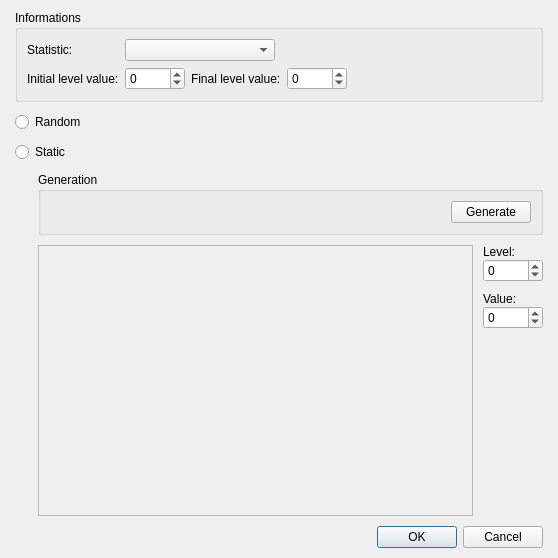
<?xml version="1.0" encoding="UTF-8"?>
<ui version="4.0">
 <class>DialogSystemStatisticProgression</class>
 <widget class="QDialog" name="DialogSystemStatisticProgression">
  <property name="geometry">
   <rect>
    <x>0</x>
    <y>0</y>
    <width>558</width>
    <height>558</height>
   </rect>
  </property>
  <property name="windowTitle">
   <string>Statistic progression...</string>
  </property>
  <layout class="QGridLayout" name="gridLayout_5">
   <property name="leftMargin">
    <number>15</number>
   </property>
   <property name="topMargin">
    <number>10</number>
   </property>
   <property name="rightMargin">
    <number>15</number>
   </property>
   <property name="bottomMargin">
    <number>10</number>
   </property>
   <item row="0" column="0">
    <layout class="QVBoxLayout" name="verticalLayout_4" stretch="0,1,0">
     <property name="spacing">
      <number>10</number>
     </property>
     <item>
      <widget class="QGroupBox" name="groupBox_2">
       <property name="title">
        <string>Informations</string>
       </property>
       <layout class="QGridLayout" name="gridLayout_4">
        <item row="0" column="0">
         <layout class="QGridLayout" name="gridLayout_2">
          <item row="0" column="0">
           <widget class="QLabel" name="label_5">
            <property name="text">
             <string>Statistic:</string>
            </property>
           </widget>
          </item>
          <item row="0" column="1" colspan="2">
           <widget class="QComboBox" name="comboBoxStatistic">
            <property name="minimumSize">
             <size>
              <width>150</width>
              <height>0</height>
             </size>
            </property>
            <property name="maximumSize">
             <size>
              <width>150</width>
              <height>16777215</height>
             </size>
            </property>
           </widget>
          </item>
          <item row="0" column="3" colspan="3">
           <spacer name="horizontalSpacer_4">
            <property name="orientation">
             <enum>Qt::Horizontal</enum>
            </property>
            <property name="sizeHint" stdset="0">
             <size>
              <width>198</width>
              <height>20</height>
             </size>
            </property>
           </spacer>
          </item>
          <item row="1" column="0">
           <widget class="QLabel" name="label">
            <property name="text">
             <string>Initial level value:</string>
            </property>
           </widget>
          </item>
          <item row="1" column="1">
           <widget class="QSpinBox" name="spinBoxInitial">
            <property name="minimumSize">
             <size>
              <width>60</width>
              <height>0</height>
             </size>
            </property>
            <property name="maximumSize">
             <size>
              <width>60</width>
              <height>16777215</height>
             </size>
            </property>
            <property name="minimum">
             <number>-999999999</number>
            </property>
            <property name="maximum">
             <number>999999999</number>
            </property>
           </widget>
          </item>
          <item row="1" column="2" colspan="2">
           <widget class="QLabel" name="label_2">
            <property name="text">
             <string>Final level value:</string>
            </property>
           </widget>
          </item>
          <item row="1" column="4">
           <widget class="QSpinBox" name="spinBoxFinal">
            <property name="minimumSize">
             <size>
              <width>60</width>
              <height>0</height>
             </size>
            </property>
            <property name="maximumSize">
             <size>
              <width>60</width>
              <height>16777215</height>
             </size>
            </property>
            <property name="minimum">
             <number>-999999999</number>
            </property>
            <property name="maximum">
             <number>999999999</number>
            </property>
           </widget>
          </item>
          <item row="1" column="5">
           <spacer name="horizontalSpacer_2">
            <property name="orientation">
             <enum>Qt::Horizontal</enum>
            </property>
            <property name="sizeHint" stdset="0">
             <size>
              <width>88</width>
              <height>18</height>
             </size>
            </property>
           </spacer>
          </item>
         </layout>
        </item>
       </layout>
      </widget>
     </item>
     <item>
      <layout class="QGridLayout" name="gridLayout_3" columnstretch="0,1" rowminimumheight="0,0,0,1">
       <item row="0" column="0" colspan="2">
        <widget class="QRadioButton" name="radioButtonRandom">
         <property name="text">
          <string>Random</string>
         </property>
        </widget>
       </item>
       <item row="1" column="0" colspan="2">
        <widget class="QRadioButton" name="radioButtonStatic">
         <property name="text">
          <string>Static</string>
         </property>
        </widget>
       </item>
       <item row="2" column="0" rowspan="2">
        <spacer name="horizontalSpacer_3">
         <property name="orientation">
          <enum>Qt::Horizontal</enum>
         </property>
         <property name="sizeHint" stdset="0">
          <size>
           <width>13</width>
           <height>328</height>
          </size>
         </property>
        </spacer>
       </item>
       <item row="2" column="1">
        <widget class="QGroupBox" name="groupBox">
         <property name="title">
          <string>Generation</string>
         </property>
         <layout class="QGridLayout" name="gridLayout">
          <item row="0" column="0">
           <layout class="QHBoxLayout" name="horizontalLayout" stretch="1,0">
            <item>
             <spacer name="horizontalSpacer">
              <property name="orientation">
               <enum>Qt::Horizontal</enum>
              </property>
              <property name="sizeHint" stdset="0">
               <size>
                <width>208</width>
                <height>20</height>
               </size>
              </property>
             </spacer>
            </item>
            <item>
             <widget class="QPushButton" name="pushButton">
              <property name="text">
               <string>Generate</string>
              </property>
             </widget>
            </item>
           </layout>
          </item>
         </layout>
        </widget>
       </item>
       <item row="3" column="1">
        <layout class="QHBoxLayout" name="horizontalLayout_2" stretch="1,0">
         <item>
          <widget class="QFrame" name="frame">
           <property name="frameShape">
            <enum>QFrame::StyledPanel</enum>
           </property>
           <property name="frameShadow">
            <enum>QFrame::Raised</enum>
           </property>
          </widget>
         </item>
         <item>
          <layout class="QVBoxLayout" name="verticalLayout_3" stretch="0,0,1">
           <property name="spacing">
            <number>10</number>
           </property>
           <item>
            <layout class="QVBoxLayout" name="verticalLayout">
             <property name="spacing">
              <number>0</number>
             </property>
             <item>
              <widget class="QLabel" name="label_3">
               <property name="text">
                <string>Level:</string>
               </property>
              </widget>
             </item>
             <item>
              <widget class="QSpinBox" name="spinBoxLevel">
               <property name="minimumSize">
                <size>
                 <width>60</width>
                 <height>0</height>
                </size>
               </property>
               <property name="maximumSize">
                <size>
                 <width>60</width>
                 <height>16777215</height>
                </size>
               </property>
               <property name="minimum">
                <number>-999999999</number>
               </property>
               <property name="maximum">
                <number>999999999</number>
               </property>
              </widget>
             </item>
            </layout>
           </item>
           <item>
            <layout class="QVBoxLayout" name="verticalLayout_2" stretch="0,0">
             <property name="spacing">
              <number>0</number>
             </property>
             <item>
              <widget class="QLabel" name="label_4">
               <property name="text">
                <string>Value:</string>
               </property>
              </widget>
             </item>
             <item>
              <widget class="QSpinBox" name="spinBoxValue">
               <property name="minimumSize">
                <size>
                 <width>60</width>
                 <height>0</height>
                </size>
               </property>
               <property name="maximumSize">
                <size>
                 <width>60</width>
                 <height>16777215</height>
                </size>
               </property>
               <property name="minimum">
                <number>-999999999</number>
               </property>
               <property name="maximum">
                <number>999999999</number>
               </property>
              </widget>
             </item>
            </layout>
           </item>
           <item>
            <spacer name="verticalSpacer">
             <property name="orientation">
              <enum>Qt::Vertical</enum>
             </property>
             <property name="sizeHint" stdset="0">
              <size>
               <width>20</width>
               <height>20</height>
              </size>
             </property>
            </spacer>
           </item>
          </layout>
         </item>
        </layout>
       </item>
      </layout>
     </item>
     <item>
      <widget class="QDialogButtonBox" name="buttonBox">
       <property name="standardButtons">
        <set>QDialogButtonBox::Cancel|QDialogButtonBox::Ok</set>
       </property>
      </widget>
     </item>
    </layout>
   </item>
  </layout>
 </widget>
 <resources/>
 <connections>
  <connection>
   <sender>buttonBox</sender>
   <signal>accepted()</signal>
   <receiver>DialogSystemStatisticProgression</receiver>
   <slot>accept()</slot>
   <hints>
    <hint type="sourcelabel">
     <x>506</x>
     <y>537</y>
    </hint>
    <hint type="destinationlabel">
     <x>743</x>
     <y>26</y>
    </hint>
   </hints>
  </connection>
  <connection>
   <sender>buttonBox</sender>
   <signal>rejected()</signal>
   <receiver>DialogSystemStatisticProgression</receiver>
   <slot>reject()</slot>
   <hints>
    <hint type="sourcelabel">
     <x>421</x>
     <y>539</y>
    </hint>
    <hint type="destinationlabel">
     <x>560</x>
     <y>557</y>
    </hint>
   </hints>
  </connection>
 </connections>
</ui>
